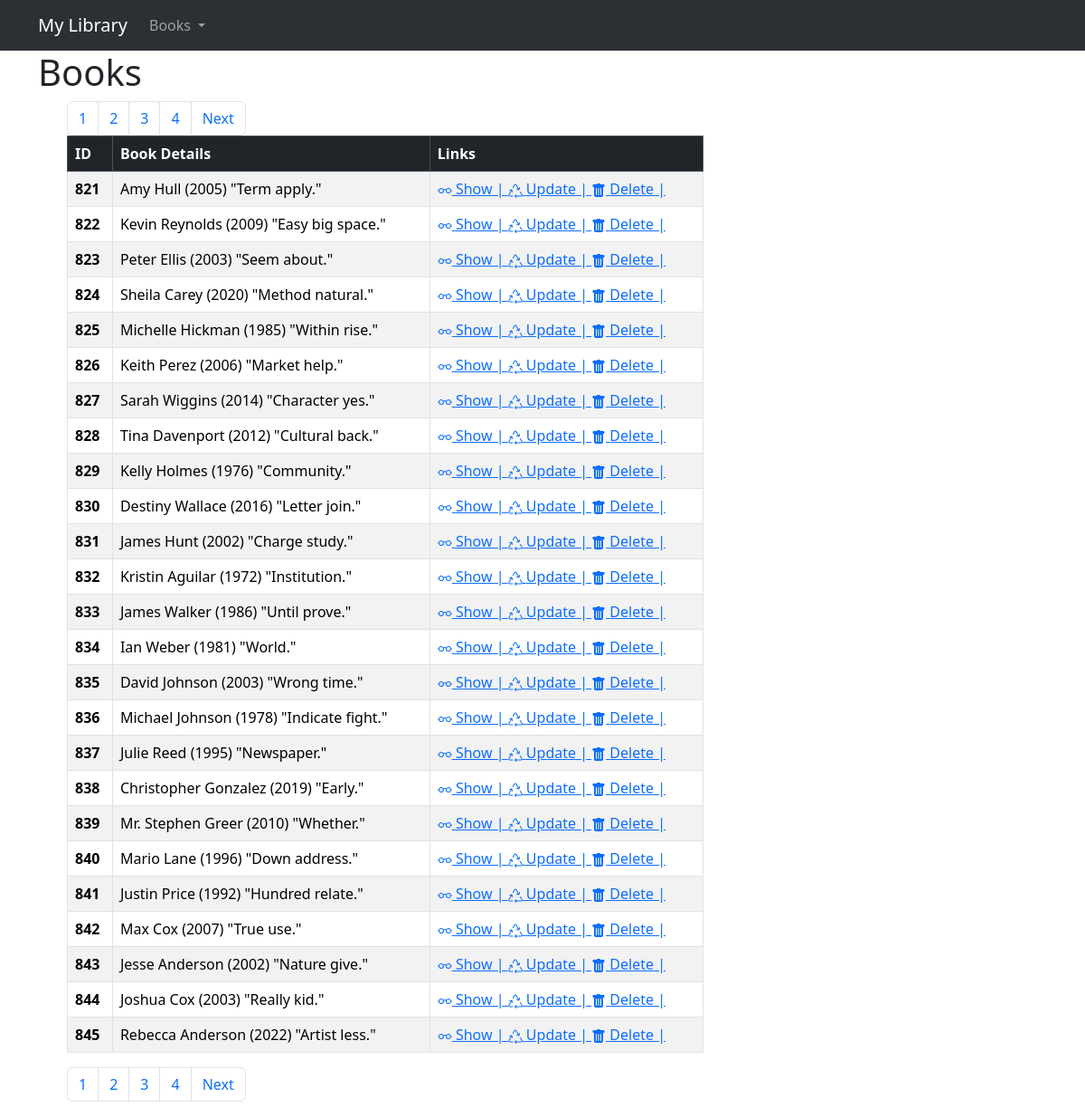
The page /books/ on the database its author committed.
### loans/models.py (models this page shows)
class Book(models.Model):
    authors= models.CharField(max_length=255, validators=[MinLengthValidator(4)])
    title = models.CharField(max_length=255)
    publication_date = models.DateField()
    isbn = models.CharField(max_length=13, unique=True, validators=[
            RegexValidator(
                regex=r'^\d{10}(\d{3})?$',
                message="An ISBN number must consist of either 10 or 13 digits."
            )
        ])

### loans/views.py (the view)
# urls.py: path('books/', views.books, name='books'),
def books(request):
	book_list = Book.objects.all()
	paginator = Paginator(book_list, ITEMS_PER_PAGE)
	page_number = request.GET.get("page")
	page_object = paginator.get_page(page_number)
	context = {'page_object': page_object}
	return render(request, 'books.html', context)

### loans/templates/books.html (shortened to what this page needs)
{% extends "base_page.html" %}
{% block content %}
<h1>Books</h1>
<ul>
    {% include "__pagination_navbar.html" with page_object=page_object %}
    <table class="table table-striped table-hover table-bordered">
          <thead class="table-dark">
            <tr>
              <th scope="col">ID</th>
              <th scope="col">Book Details</th>
              <th scope="col">Links</th>
            </tr>
          </thead>
          <tbody>
            {% for book in page_object %}
            <tr>
              <th scope="row">{{ book.id }}</th>
              <td>{{book.authors}}  ({{book.publication_date.year}})  "{{book.title}}"</td>
              <td><a href="{% url 'books-with-id' book.id %}">
                     Show |
                  </a>
                  <a href="{% url 'update-book' book.id %}">
                       Update |
                  </a>
                  <a href="{% url 'delete-book' book.id %}">
                       Delete |
                  </a>
              </td>
            </tr>
            {% endfor %}
          </tbody>
    </table>
    {% include "__pagination_navbar.html" with page_object=page_object %}
</ul>
{% endblock %}

### loans/templates/base_page.html (shortened to what this page needs)
<html lang="en">
  <head>
    <link href="https://cdn.jsdelivr.net/npm/bootstrap@5.3.8/dist/css/bootstrap.min.css" rel="stylesheet">
    <link rel="stylesheet" href="https://cdn.jsdelivr.net/npm/bootstrap-icons@1.11.3/font/bootstrap-icons.min.css">
  </head>
  <body>
    {% include "__navbar.html" %}
    <div class = "container">
        <div class="row">
            <div class="col-sm-12 col-md-8">
              {% block content %}
              {% endblock %}
            </div>
        </div>
    </div>
  </body>
</html>

### loans/templates/__navbar.html (shortened to what this page needs)
<nav class="navbar navbar-expand-lg bg-body-tertiary" data-bs-theme="dark">
      <div class="container">
        <a class="navbar-brand" href="#"> My Library </a>
        <div class="collapse navbar-collapse" id="navbarSupportedContent">
          <ul class="navbar-nav me-auto mb-2 mb-lg-0">
            <li class="nav-item dropdown">
              <a class="nav-link dropdown-toggle" href="#" role="button" data-bs-toggle="dropdown" aria-expanded="false">
                Books
              </a>
            </li>
          </ul>
        </div>
      </div>
    </nav>

### loans/templates/__pagination_navbar.html (shortened to what this page needs)
<nav aria-label="Page navigation">
    <ul class="pagination">
        {% for number in page_object.paginator.page_range %}
            <li class="page-item"><a class="page-link" href="?page={{ number }}">{{ number }}</a></li>
        {% endfor %}
        {% if page_object.has_next %}
        <li class="page-item">
            <a class="page-link" href="?page={{ page_object.next_page_number }}">Next</a>
        </li>
        {% endif %}
    </ul>
</nav>

### rows shown on the page
Book: id "821", authors "Amy Hull", publication_date.year "2005", title "Term apply."
Book: id "822", authors "Kevin Reynolds", publication_date.year "2009", title "Easy big space."
Book: id "823", authors "Peter Ellis", publication_date.year "2003", title "Seem about."
Book: id "824", authors "Sheila Carey", publication_date.year "2020", title "Method natural."
Book: id "825", authors "Michelle Hickman", publication_date.year "1985", title "Within rise."
Book: id "826", authors "Keith Perez", publication_date.year "2006", title "Market help."
Book: id "827", authors "Sarah Wiggins", publication_date.year "2014", title "Character yes."
Book: id "828", authors "Tina Davenport", publication_date.year "2012", title "Cultural back."
Book: id "829", authors "Kelly Holmes", publication_date.year "1976", title "Community."
Book: id "830", authors "Destiny Wallace", publication_date.year "2016", title "Letter join."
Book: id "831", authors "James Hunt", publication_date.year "2002", title "Charge study."
Book: id "832", authors "Kristin Aguilar", publication_date.year "1972", title "Institution."
Book: id "833", authors "James Walker", publication_date.year "1986", title "Until prove."
Book: id "834", authors "Ian Weber", publication_date.year "1981", title "World."
Book: id "835", authors "David Johnson", publication_date.year "2003", title "Wrong time."
Book: id "836", authors "Michael Johnson", publication_date.year "1978", title "Indicate fight."
Book: id "837", authors "Julie Reed", publication_date.year "1995", title "Newspaper."
Book: id "838", authors "Christopher Gonzalez", publication_date.year "2019", title "Early."
Book: id "839", authors "Mr. Stephen Greer", publication_date.year "2010", title "Whether."
Book: id "840", authors "Mario Lane", publication_date.year "1996", title "Down address."
Book: id "841", authors "Justin Price", publication_date.year "1992", title "Hundred relate."
Book: id "842", authors "Max Cox", publication_date.year "2007", title "True use."
Book: id "843", authors "Jesse Anderson", publication_date.year "2002", title "Nature give."
Book: id "844", authors "Joshua Cox", publication_date.year "2003", title "Really kid."
Book: id "845", authors "Rebecca Anderson", publication_date.year "2022", title "Artist less."

### other values the page prints
{{ number }} "1" "2" "3" "4" "1" "2" "3" "4"
